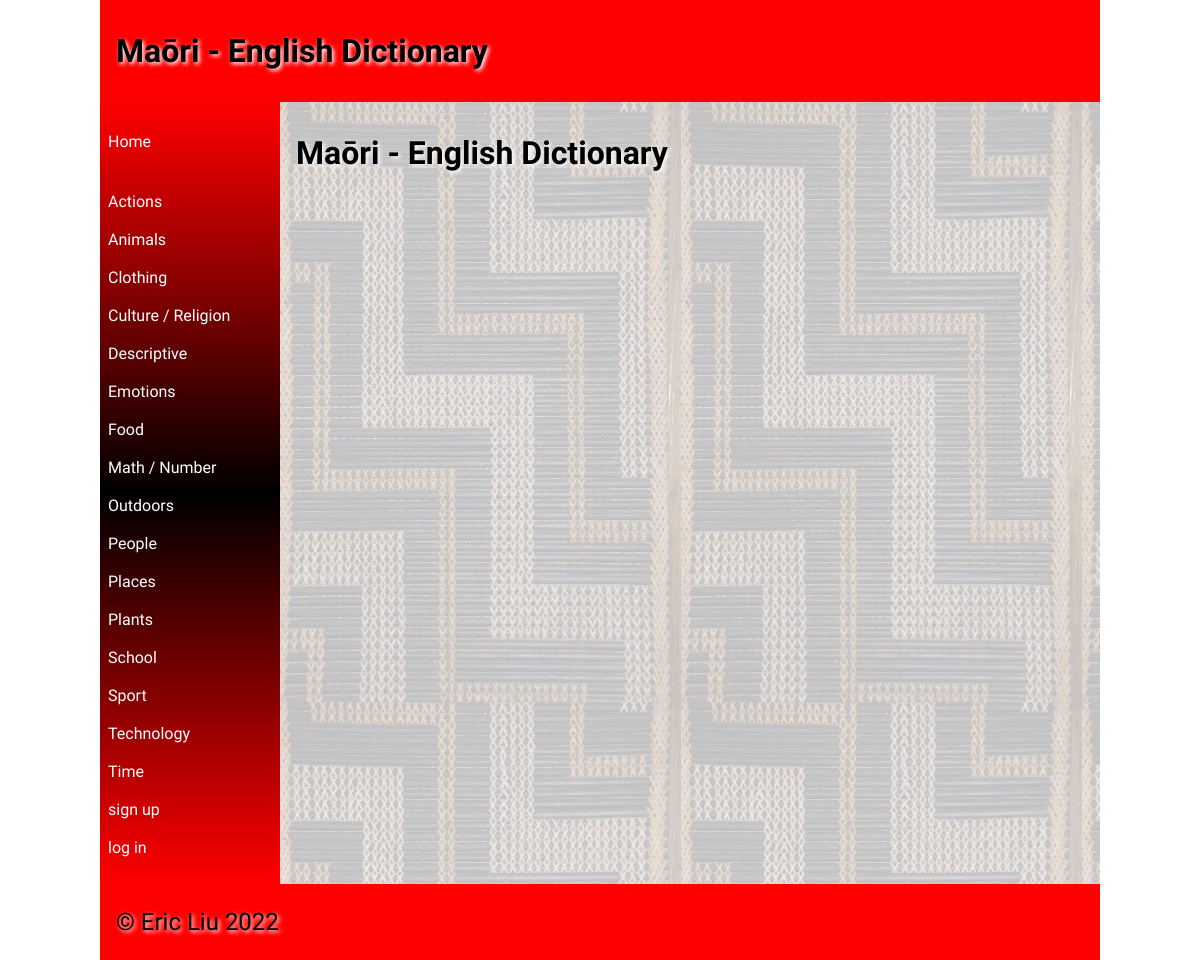
Before: / with the older database file.
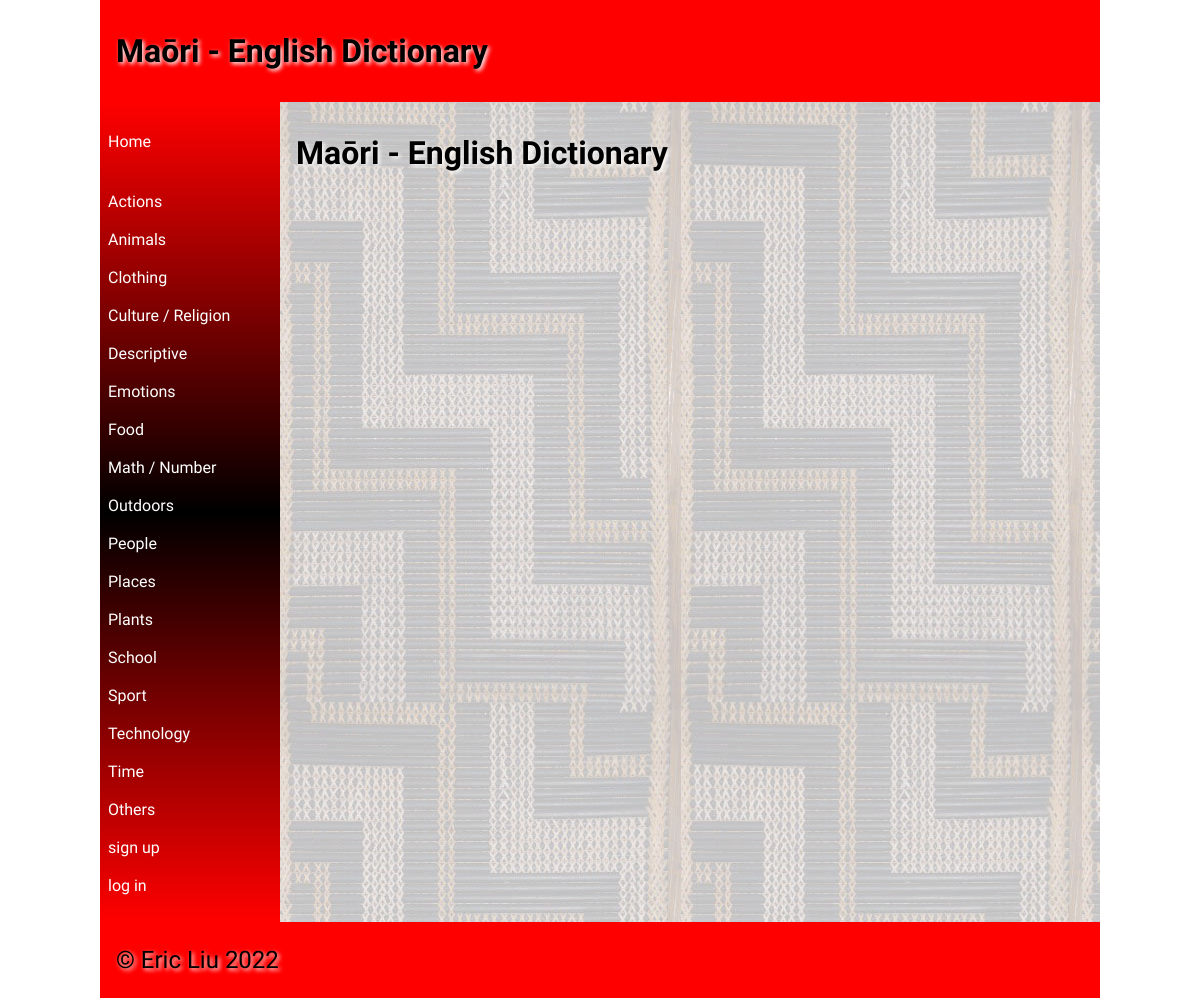
After: the same page with the newer database file.
### tables this page shows
CREATE TABLE Category
(
	id integer
		constraint Category_pk
			primary key autoincrement,
	Category varchar(30)
);

### app.py (the view)
@app.route('/')
def render_homepage():
    con = create_connection(DB_NAME)
    query = "SELECT Category FROM Category"
    cur = con.cursor()
    cur.execute(query)
    Category_list = cur.fetchall()
    con.close()
    return render_template('home.html', Categorys=Category_list, logged_in=is_logged_in())

### app.py (called while the page is built)
def create_connection(db_file):
    try:
        connection = sqlite3.connect(db_file)
        return connection
    except Error as e:
        print(e)
    return None

def is_logged_in():
    if session.get("email") is None:
        print("not logged in")
        return False
    else:
        print("logged in")
        return True

### templates/home.html (shortened to what this page needs)
{% extends 'base.html' %}
{% block heading %}Maōri - English Dictionary{% endblock %}
{% block main %}
<div><h1>Maōri - English Dictionary</h1></div>
{% endblock %}

### templates/base.html (shortened to what this page needs)
<!doctype html>
<html lang="en">
<head>
	<link href="{{ url_for('static', filename='css/style.css') }}" rel="stylesheet">
</head>
<body>
	<div id="container">
		<header>
			<h1>{% block heading %}{% endblock %}</h1>
		</header>
		<nav>
			<ul>
                <li><a href="\">Home</a></li>
				<br><br>
				<div class="Categorys">
    {% for Category in Categorys %}
         <div class="product-box">
             <a href="/word/{{Category[0]}}">{{Category[0]}}</a>
			 <br><br>
         </div>
         {% endfor %}
    </div>
				<a href="/signup">sign up</a>
				<br><br>
				{% if logged_in %}
				<a href="/logout">log out</a>
				{% else %}
				<a href="/login">log in</a>
				{% endif %}
				<br><br>
			</ul>
		</nav>
		<main>
            {% block main%}{% endblock %}
        </main>
		<footer>
			<p>
				&copy; Eric Liu 2022
			</p>
		</footer>
	</div>
</body>
</html>

### static/css/style.css (style rules this page uses)
* { font-family: Comfortaa, sans-serif; margin: 0; padding: 0; box-sizing: border-box; }
#container { display: grid; grid-template-columns: 75px auto; grid-template-areas: 'nav header' 'main main' 'footer footer'; }
header { grid-area: header; background-color: #f00; padding: 1rem; }
nav { grid-area: nav; }
main { grid-area: main; padding: 1rem; background-color: #edd; }
h1, h2, h3, h4 { padding: 1rem 0; font-family: 'Suez One', serif; color: #000; text-shadow: 2px 2px 4px #fff; }
p { padding: 0.5rem 0; }
a { color: #222; }
footer { grid-area: footer; padding: 1rem; background-color: #f00; }
footer p { color: #000; text-shadow: 2px 2px 4px #fff; font-size: 1.5rem; }
@media only screen and (min-width: 768px) { #container { grid-template-columns: 180px auto; grid-template-areas: 'header header' 'nav main' 'footer footer'; } }
@media only screen and (min-width: 768px) { nav { background: linear-gradient(180deg, rgba(255,0,0,1) 0%, rgba(0, 0, 0, 1) 50%, rgba(255,0,0,1) 100%); padding: 0.5rem; } }
@media only screen and (min-width: 768px) { nav ul { list-style: none; } }
@media only screen and (min-width: 768px) { nav li { padding: 0.2rem 0; } }
@media only screen and (min-width: 768px) { nav a { color: #fff; text-decoration: none; } }
@media only screen and (min-width: 768px) { main { background-image: url('/poutama.jpg'); } }
@media only screen and (min-width: 1000px) { #container { width: 1000px; margin: auto; } }

Changed rows visible on the page:
added Category: Category "Others"
